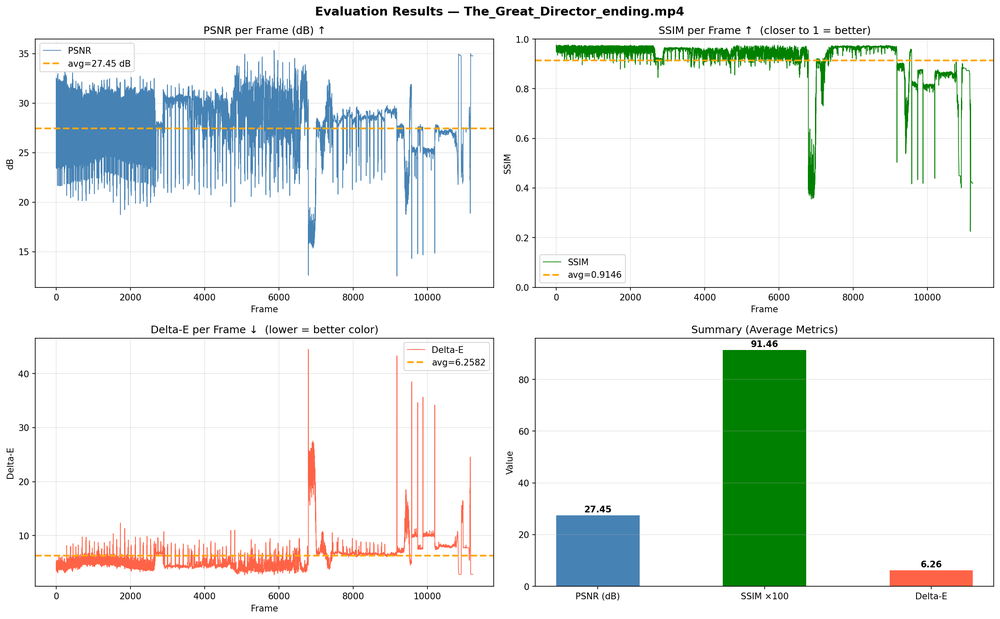
#> input picture evaluation_report_charts.png, 1000 x 619 px, shrunk from 2384 x 1475 before the run
$ python -i scene_utils.py   (imports and definitions only)
#> lines starting #> are read from the running program, lines starting #| are printed output that depends on the picture; after the words box and inside, x2 and y2 are one past the last pixel; in counts of white or black regions, pixels touching at a corner belong together
#> further down, picture is the input picture: shape (619, 1000, 3); mean B, G, R 233.5, 237.1, 231.3
"""
Scene analysis module — phát hiện loại cảnh và áp dụng color hints tương ứng.

Các loại cảnh được hỗ trợ:
  - night      : cảnh tối, đêm → tông màu lạnh (xanh dương)
  - fire       : cháy nổ, vụ nổ → tông màu nóng (cam/đỏ)
  - outdoor    : ngoài trời → bầu trời xanh, cỏ xanh lá
  - animation  : hoạt hình → màu sắc sặc sỡ, phẳng, tương phản cao
  - normal     : cảnh thường → giữ nguyên

Tất cả chạy trên CPU, không tốn VRAM.
"""

import cv2
import numpy as np


# ============================================================
# VIDEO-LEVEL ANIMATION DETECTION
# ============================================================

# [153 lines left out: functions detect_animation_video, detect_scene_type, apply_scene_color_hints, not called in this run]


# ============================================================
# ANIMATION-SPECIFIC POST-PROCESSING
# ============================================================

def apply_animation_style(frame):
    """
    Xử lý chuyên biệt cho hoạt hình sau khi tô màu:
      1. Làm phẳng màu trong từng vùng (bilateral filter)
      2. Giữ sắc nét cạnh viền
      3. Tăng độ bão hòa mạnh hơn mức thông thường

    Args:
        frame: BGR uint8 frame đã tô màu
    Returns:
        frame BGR uint8 với phong cách hoạt hình
    """
    # Bilateral filter: làm mịn màu trong vùng nhưng giữ cạnh sắc
    smooth = cv2.bilateralFilter(frame, d=9, sigmaColor=75, sigmaSpace=75)

    # Tăng độ bão hòa
    hsv = cv2.cvtColor(smooth, cv2.COLOR_BGR2HSV).astype(np.float32)
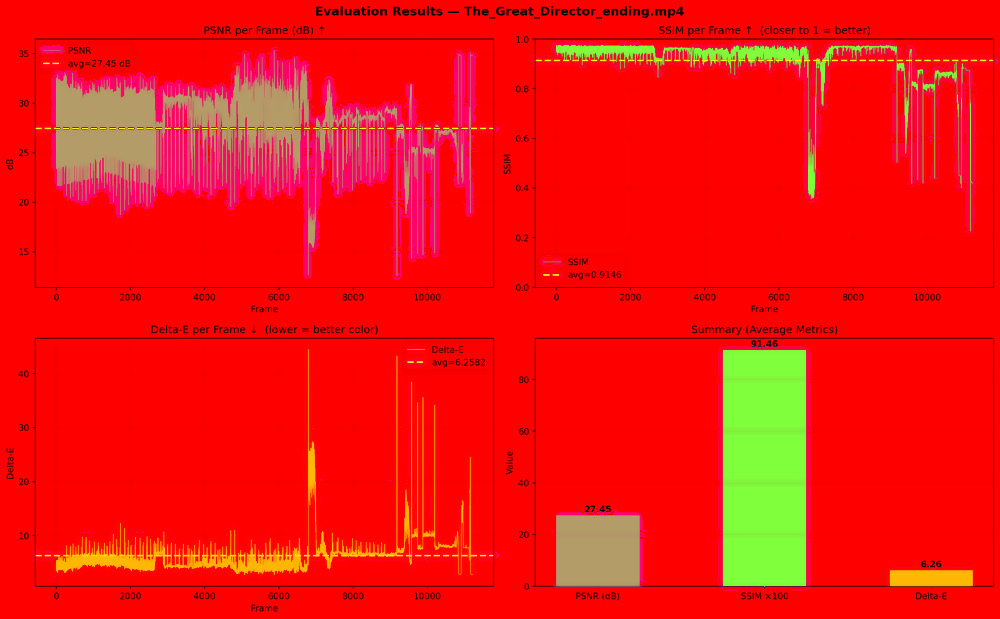
#> hsv: shape (619, 1000, 3) float32; mean B, G, R 13.2, 20, 242.5
    hsv[:, :, 1] = np.clip(hsv[:, :, 1] * 1.5, 0, 255)
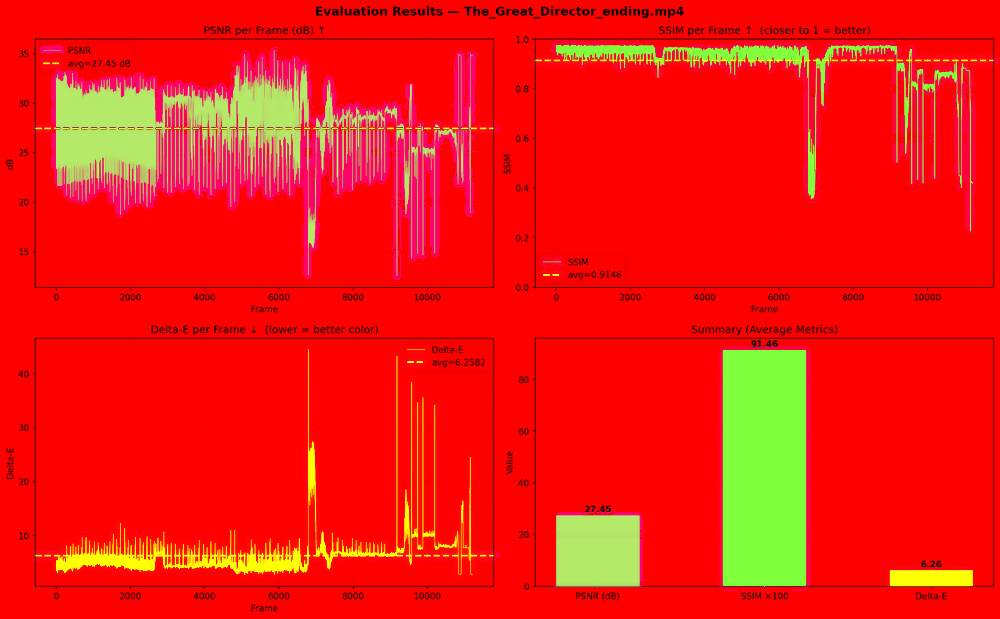
#> hsv: shape (619, 1000, 3) float32; 17.53% of pixels changed, all inside (x1, y1, x2, y2) = (32, 40, 998, 593)
    saturated = cv2.cvtColor(hsv.astype(np.uint8), cv2.COLOR_HSV2BGR)
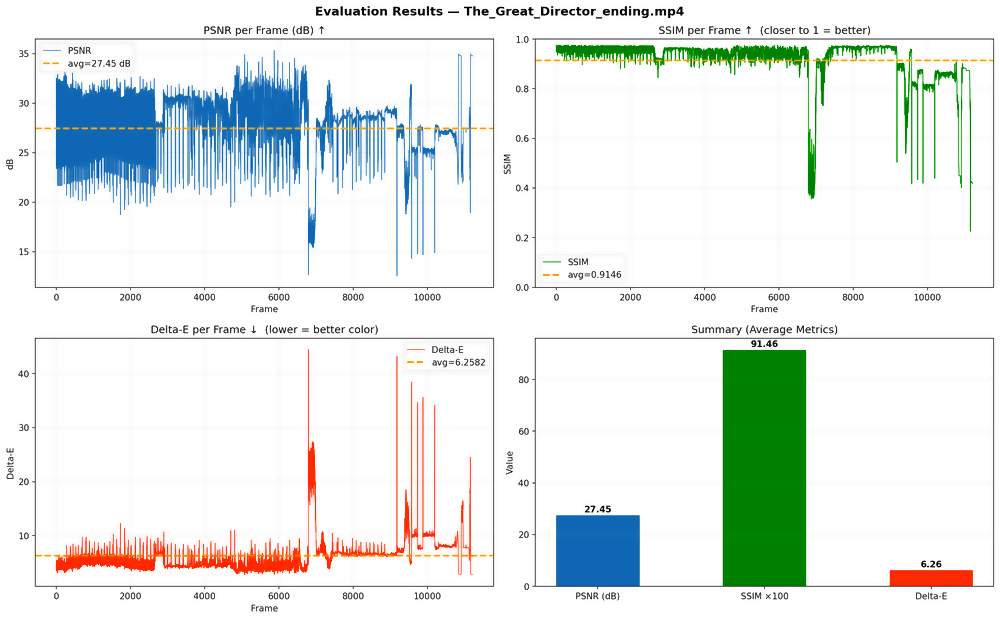
#> saturated: shape (619, 1000, 3); mean B, G, R 232.3, 235.2, 228.6

    # Blend cạnh từ frame gốc để giữ độ sắc nét viền
    gray_orig = cv2.cvtColor(frame, cv2.COLOR_BGR2GRAY)
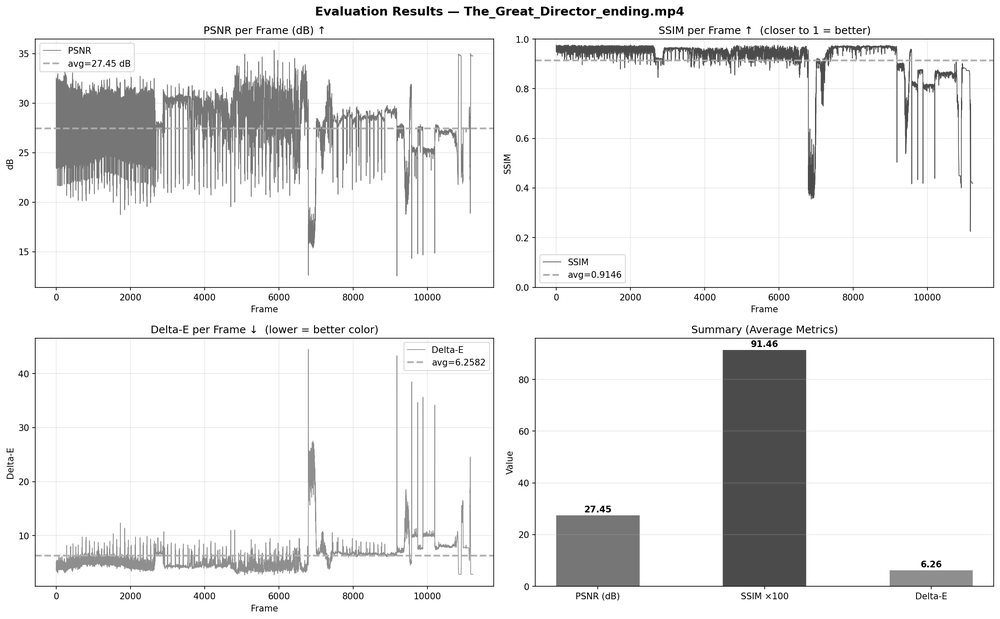
#> gray_orig: shape (619, 1000); min 0, max 255, mean 234.9
    edges = cv2.Canny(gray_orig, 80, 180)
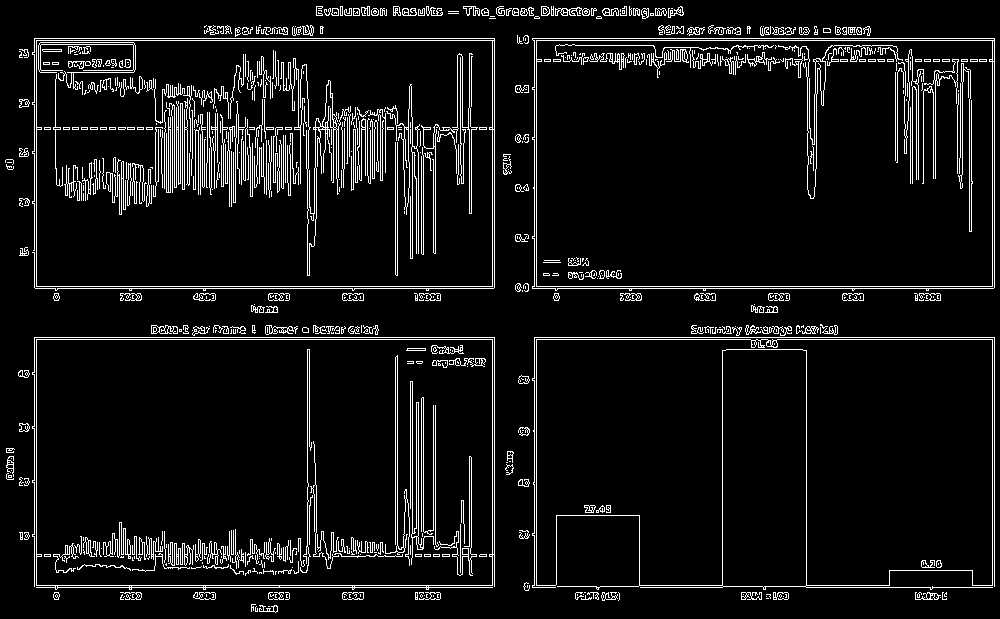
#> edges: shape (619, 1000); 7.2% white in thin lines or dots
    edge_mask = cv2.dilate(edges, np.ones((2, 2), np.uint8))
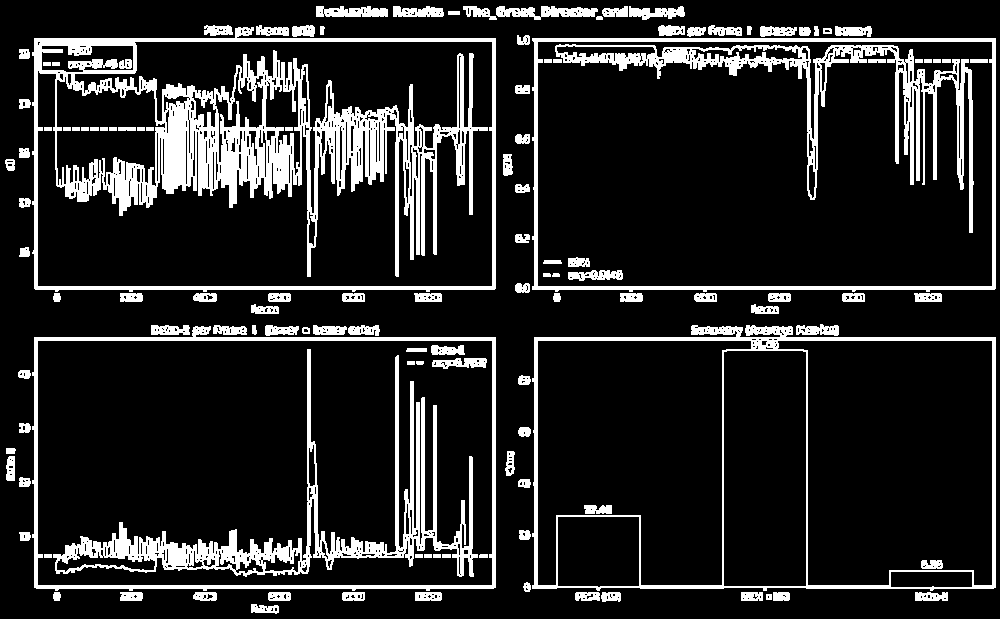
#> edge_mask: shape (619, 1000); 14.9% white; 127 white regions, largest, box (x1, y1, x2, y2) and area: (32, 27, 496, 292) 33166, (53, 349, 478, 577) 12287, (555, 44, 974, 233) 9736
    edge_3ch = np.stack([edge_mask] * 3, axis=2).astype(np.float32) / 255.0

    result = (saturated.astype(np.float32) * (1 - edge_3ch * 0.6) +
              frame.astype(np.float32) * (edge_3ch * 0.6))
    return np.clip(result, 0, 255).astype(np.uint8)

>>> import cv2
>>> picture = cv2.imread('../evaluation_report_charts.png')
>>> result = apply_animation_style(picture)
